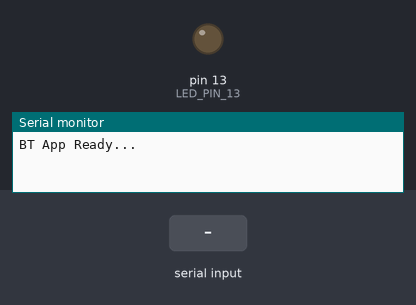
A sketch run on a simulated Arduino Uno, built with avr-gcc and run on an emulated ATmega328P. On the bench: output pins drawn as LEDs (lit = HIGH), the last lines printed to the serial monitor. The test bench sets the inputs (shaded band).

Above: at 1.2 s.
1.3 s: "1" received over the second serial link
At 2.0 s:
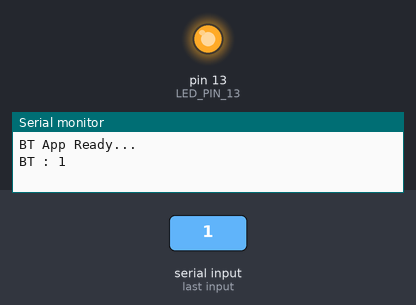
4.3 s: "0" received over the second serial link
At 5.4 s:
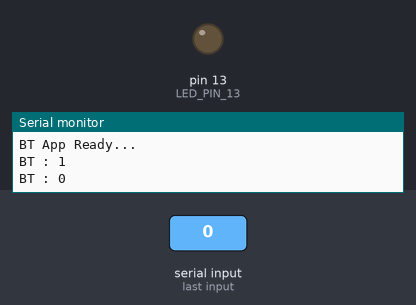
Timing chart, 0 to 7.3 s (numbered marks = the images above; inputs shaded):
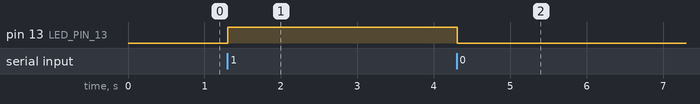

Measured:
- after the input at 1.3 s, pin 13 (LED_PIN_13): LOW → HIGH at once
- after the input at 4.3 s, pin 13 (LED_PIN_13): HIGH → LOW at once

The sketch:

Arduino_BT_APP.ino
```cpp
#include <SoftwareSerial.h> //引用函式庫
//利用AT指令來管理藍芽配置
//定義BT序列阜
/*
 * HC-05 接線方式
  VCC : 5V
  GND : GND
  TXD : 10
  RXD : 11
  ADDR : 0022:01:0017E3
*/
const int LED_PIN_13 = 13;

SoftwareSerial BT(10 , 11); //RX (對應 BT 的 TXD) TX(對應 BT 的 RXD)
char val; //儲存接收到的資料

void setup() {
  Serial.begin(9600);
  pinMode(LED_PIN_13 , OUTPUT);
  delay(2);
  // 進入 BT APP (Android 手機) 連線設定 baund
  // HC-05 設定 38400(AT設定時使用) 傳輸用(9600) HC-06 設定 9600
  BT.begin(9600);
  Serial.println("BT App Ready...");
}

void loop() {
  //從主控台傳指令給BT
  if(Serial.available()){
    val = Serial.read(); //接到指令
    Serial.print("Serial : ");
    BT.print(val);//將指令給BT

  }
  //BT回應資料給主控台
  if(BT.available()){
    val = BT.read(); //讀取BT的回應資料
    Serial.print("BT : ");
    Serial.println(val); //將回應資料給主控台
    if(val == '1'){
      digitalWrite(LED_PIN_13,HIGH);
    }
     if(val == '0'){
      digitalWrite(LED_PIN_13,LOW);
    }
  }
  delay(10);

}
```
